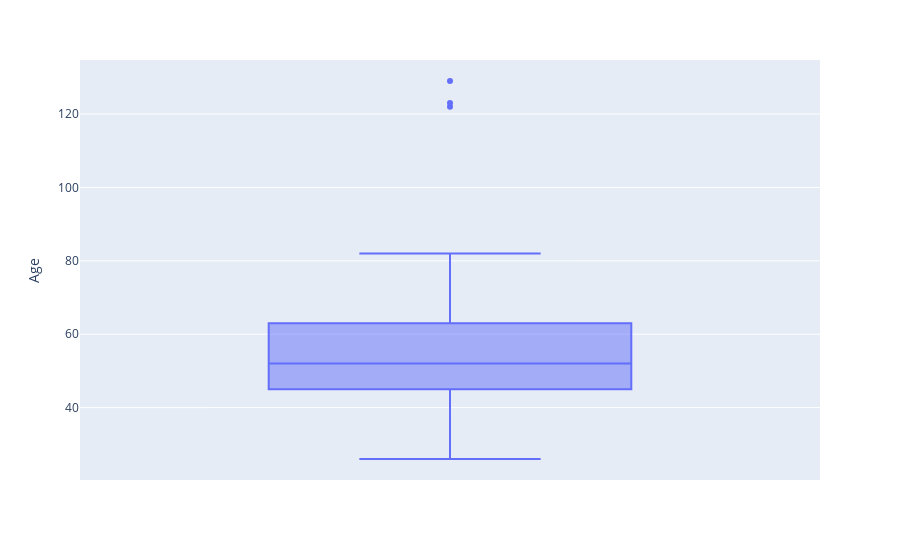

Notebook cell for this chart:
### Markdown cell above
#### Age

### Code cell
#create a box plot

fig_age = px.box(data, y= 'Age')

fig_age.show()

### Figure 1 — Plotly figure (JSON) as saved in the notebook; plotly's stock layout.template omitted (floating-point values rounded to 4 significant figures; data arrays with more than 128 entries replaced by an {"elided": "..."} marker saying what was removed)
{"data": [{"alignmentgroup": "True", "hovertemplate": "Age=%{y}<extra></extra>", "legendgroup": "", "marker": {"color": "#636efa"}, "name": "", "notched": false, "offsetgroup": "", "orientation": "v", "showlegend": false, "type": "box", "x0": " ", "xaxis": "x", "y": {"elided": "2240 int values"}, "y0": " ", "yaxis": "y"}], "layout": {"boxmode": "group", "legend": {"tracegroupgap": 0}, "margin": {"t": 60}, "xaxis": {"anchor": "y", "domain": [0, 1]}, "yaxis": {"anchor": "x", "domain": [0, 1], "title": {"text": "Age"}}}}
